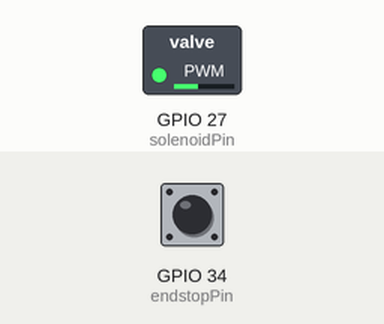
Recording of a program running on a simulated ESP32. Parts: switched loads named in the program (green lamp = pin HIGH). Inputs (shaded band) come from the test bench; at power-on: GPIO 34 (endstopPin) HIGH. Storage starts empty; random numbers use the default seed unless the program sets one; what the program prints to the serial monitor is not drawn.

Above: at 6.24 s.
7.3 s: GPIO 34 (endstopPin) pulsed LOW 2 times (0.12 s each, 0.3 s apart)
At 8.8 s:
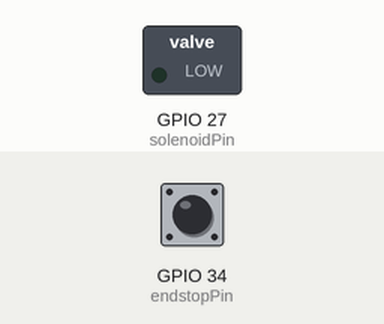
10.9 s: GPIO 34 (endstopPin) pulsed LOW 5 times (0.12 s each, 0.3 s apart)
At 12.05 s:
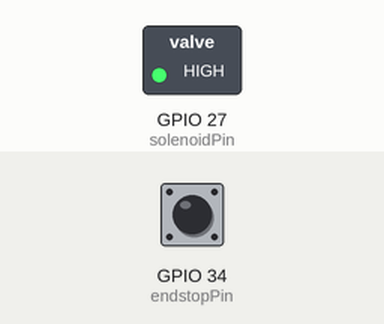
Timing chart, 0 to 19.9 s (numbered marks = the images above; inputs shaded):
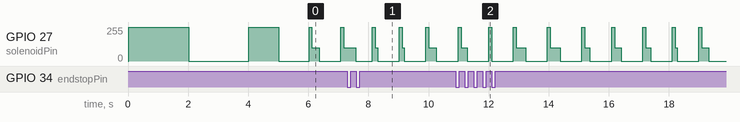

The program:

main.cpp
```cpp
#include <SD.h>
#include <SPI.h>

// Test Variables (Don't change these)
volatile int endstopCounter = 0;
unsigned long startTime;
unsigned long lastCycleEnd = 0; // When (in millis) did the last test cycle end
unsigned long testCount = 0;    // The current test number
unsigned long passCount = 0;    // The number of passed tests so far
unsigned long failCount = 0;    // The number of failed tests so far
boolean detectedSolenoidOn = 0;
boolean detectedSolenoidOff = 0;
String testStart = "================Test Start===================";
String testEnd = "=================Test End====================";

// Board Configuration
const int solenoidPin = 27; // Pin connected to solenoid
const int endstopPin = 34;  // Pin connected to endstop (must be interrupt-capable pin)
const int chipSelect = 5;   // SD card CS pin

// Solenoid Configuration
const unsigned int solenoidFrequency = 30000;  // pwm frequency for solenoid (Hz)
const unsigned int solenoidPull = 255;         // pwm value for solenoid on (initial pull, max 255)
const unsigned int solenoidHold = 100;         // pwm value for solenoid hold (holding while on, max 255)
const unsigned int solenoidPullDuration = 100; // duration solenoid operates at pull setting

// Test Configuration
const unsigned int solenoidActivationDectectionWindow = 100;   // Time we wait before checking for activation
const unsigned int solenoidDeactivationDectectionWindow = 200; // Time we wait before checking for deactivation (note: this takes longer than activation)

const unsigned int maxOnDuration = 500; // Maximum duration solenoid can stay on during a test in milliseconds
const unsigned int maxInterval = 500;   // Maximum interval between tests in milliseconds
const unsigned int minInterval = 500;    // Minimum interval between tests in milliseconds

unsigned long timeBetweenTests = random(minInterval, maxInterval); // Time between tests

void endstopISR()
{
  endstopCounter++; // Increment the counter in the ISR
}

void logResult(String result)
{
  String testStatus;
  if (result.equals("PASS"))
  {
    passCount++;
    testStatus = "\x1B[92mPASS\x1B[0m";
  }
  else
  {
    failCount++;
    testStatus = "\x1B[91mFAIL\x1B[0m";
  }
  testCount++; // Increment the test count

  // Generate the test summary string
  String testSummary = "Test " + String(testCount) + " " + testStatus + "\nTotal passed (" + String(passCount) + "), total failed (" + String(failCount) + ")";

  // Output test summary to serial
  Serial.println(testSummary);
  Serial.println(testEnd);

  // Log to SD card
  File dataFile = SD.open("/text.txt", FILE_APPEND);
  if (dataFile)
  {
    dataFile.println(testSummary);
    dataFile.close();
  }
  else
  {
    Serial.println("Error opening datalog.txt");
  }
}

void setup()
{
  Serial.begin(115200);
  analogWriteFrequency(solenoidFrequency);
  pinMode(solenoidPin, OUTPUT);
  pinMode(endstopPin, INPUT_PULLUP);
  attachInterrupt(digitalPinToInterrupt(endstopPin), endstopISR, FALLING); // Attach interrupt
  if (!SD.begin(chipSelect))
  {
    Serial.println("Card failed, or not present");
    while (1)
      ;
  }
  Serial.println("Card initialized.");
  randomSeed(analogRead(0)); // Seed the random generator with a noise reading

  Serial.println("Solenoid initialization test. Solenoid On for 2 second");
  analogWrite(solenoidPin, solenoidPull);
  delay(2000);
  Serial.println("Solenoid initialization test. Solenoid Off for 2 second");
  analogWrite(solenoidPin, 0);
  delay(2000);
  Serial.println("Solenoid initialization test. Solenoid On for 1 second");
  analogWrite(solenoidPin, solenoidPull);
  delay(1000);
  Serial.println("Solenoid initialization test. Solenoid Off for 1 second");
  analogWrite(solenoidPin, 0);
  delay(1000);
}

void loop()
{
  if (millis() - lastCycleEnd >= timeBetweenTests)
  {

    unsigned long onDuration = random(maxOnDuration); // Generate a random on duration
    Serial.println(testStart);
    Serial.println("Solenoid ON (" + String(onDuration) + " milliseconds)");
    endstopCounter = 0; // Reset end stop counter
    // Solenoid on at pull strength for pull duration
    analogWrite(solenoidPin, solenoidPull);

    // Check that endstop was tirggered at solenoid on
    startTime = millis();
    while (millis() - startTime < solenoidActivationDectectionWindow)
    { // 500 ms timeout for detecting endstop
      if (endstopCounter >= 1)
      { // Check if both pulses are detected
        Serial.println("Detected solenoid activation");
        detectedSolenoidOn = true;
        break;
      }
    }
    endstopCounter = 0; // Reset end stop counter
    // Wait for the pull duration (Should we subtract the detection time? It might not always be the full lenght of time if detection breaks out of the while loop)
    if (solenoidPullDuration - (millis() - startTime) > 0)
    {
      delay(solenoidPullDuration - (millis() - startTime));
      // Solenoid on at pull strength for pull duration less however long we have already waited for endstop detection
      // If this duration is less than 1, we've already waited longer than the pull duration so don't wait any longer
    }

    // Solenoid on at hold strength
    analogWrite(solenoidPin, solenoidHold);
    delay(onDuration);

    endstopCounter = 0; // Reset the endstop counter just to clear any anaomalous readings
    // Solenoid off
    analogWrite(solenoidPin, 0);
    Serial.println("Solenoid OFF");
    startTime = millis();
    while (millis() - startTime < solenoidDeactivationDectectionWindow)
    { // 500 ms timeout for detecting endstop
      if (endstopCounter >= 1)
      { // Check if both pulses are detected
        Serial.println("Detected solenoid de-activation");
        detectedSolenoidOff = true;
        break;
      }
    }
    endstopCounter = 0; // Probably redundant, but just for good measure, clear the endstop counter again

    Serial.println("Detected: Solenoid ON: " + String(detectedSolenoidOn) + " Solenoid OFF: " + String(detectedSolenoidOff) + "");

    if (detectedSolenoidOn & detectedSolenoidOff)
    {
      logResult("PASS");
    }
    else
    {
      logResult("FAIL");
    }

    detectedSolenoidOn = false; // Reset solenoid detection states
    detectedSolenoidOff = false;
    // endstopCounter = 0;                                  // Reset the endstop counter
    timeBetweenTests = random(minInterval, maxInterval); // Generate a new random interval
    lastCycleEnd = millis();                             // Reset time when test ended to now
    Serial.println("\nTest complete. Waiting for " + String(timeBetweenTests) + " milliseconds.\n");
  }
}
```
